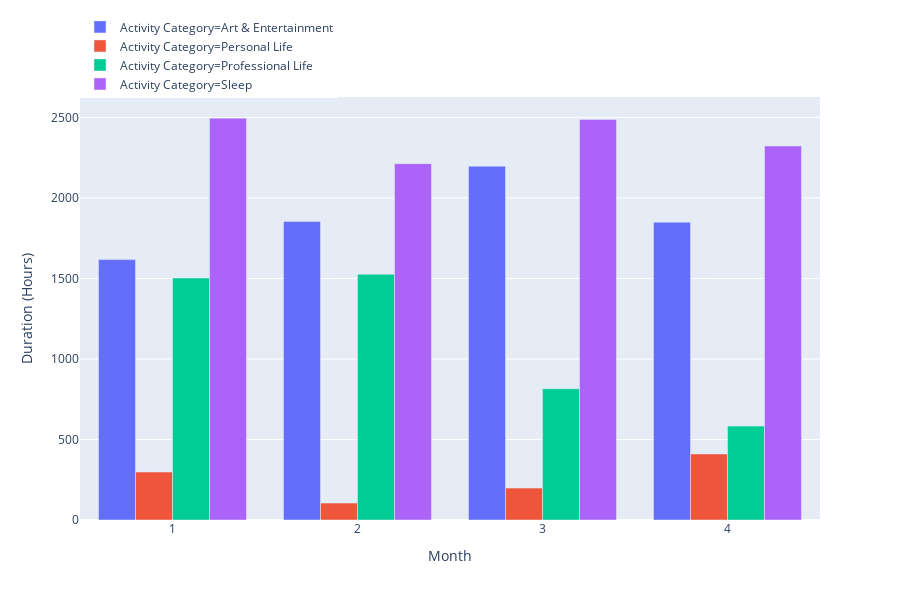

The notebook cell this image was saved under:
### Code cell
fig = px.bar(grouped_df, x="Month", y="Duration (Hours)", color='Activity Category', barmode='group')

fig.update_layout(legend=dict(x=0, y=1.2))

fig.show()

### Figure 1 — Plotly figure (JSON) as saved in the notebook; plotly's stock layout.template omitted (floating-point values rounded to 4 significant figures)
{"data": [{"alignmentgroup": "True", "hoverlabel": {"namelength": 0}, "hovertemplate": "Activity Category=Art & Entertainment<br>Month=%{x}<br>Duration (Hours)=%{y}", "legendgroup": "Activity Category=Art & Entertainment", "marker": {"color": "#636efa"}, "name": "Activity Category=Art & Entertainment", "offsetgroup": "Activity Category=Art & Entertainment", "orientation": "v", "showlegend": true, "textposition": "auto", "type": "bar", "x": [1, 2, 3, 4], "xaxis": "x", "y": [1617.0, 1853.0, 2197.0, 1849.0], "yaxis": "y"}, {"alignmentgroup": "True", "hoverlabel": {"namelength": 0}, "hovertemplate": "Activity Category=Personal Life<br>Month=%{x}<br>Duration (Hours)=%{y}", "legendgroup": "Activity Category=Personal Life", "marker": {"color": "#EF553B"}, "name": "Activity Category=Personal Life", "offsetgroup": "Activity Category=Personal Life", "orientation": "v", "showlegend": true, "textposition": "auto", "type": "bar", "x": [1, 2, 3, 4], "xaxis": "x", "y": [298.2, 105.1, 198.3, 410.0], "yaxis": "y"}, {"alignmentgroup": "True", "hoverlabel": {"namelength": 0}, "hovertemplate": "Activity Category=Professional Life<br>Month=%{x}<br>Duration (Hours)=%{y}", "legendgroup": "Activity Category=Professional Life", "marker": {"color": "#00cc96"}, "name": "Activity Category=Professional Life", "offsetgroup": "Activity Category=Professional Life", "orientation": "v", "showlegend": true, "textposition": "auto", "type": "bar", "x": [1, 2, 3, 4], "xaxis": "x", "y": [1503.0, 1527.0, 815.0, 583.1], "yaxis": "y"}, {"alignmentgroup": "True", "hoverlabel": {"namelength": 0}, "hovertemplate": "Activity Category=Sleep<br>Month=%{x}<br>Duration (Hours)=%{y}", "legendgroup": "Activity Category=Sleep", "marker": {"color": "#ab63fa"}, "name": "Activity Category=Sleep", "offsetgroup": "Activity Category=Sleep", "orientation": "v", "showlegend": true, "textposition": "auto", "type": "bar", "x": [1, 2, 3, 4], "xaxis": "x", "y": [2496.0, 2213.0, 2487.0, 2323.0], "yaxis": "y"}], "layout": {"barmode": "group", "height": 600, "legend": {"tracegroupgap": 0, "x": 0, "y": 1.2}, "margin": {"t": 60}, "xaxis": {"anchor": "y", "domain": [0, 1], "title": {"text": "Month"}}, "yaxis": {"anchor": "x", "domain": [0, 1], "title": {"text": "Duration (Hours)"}}}}
